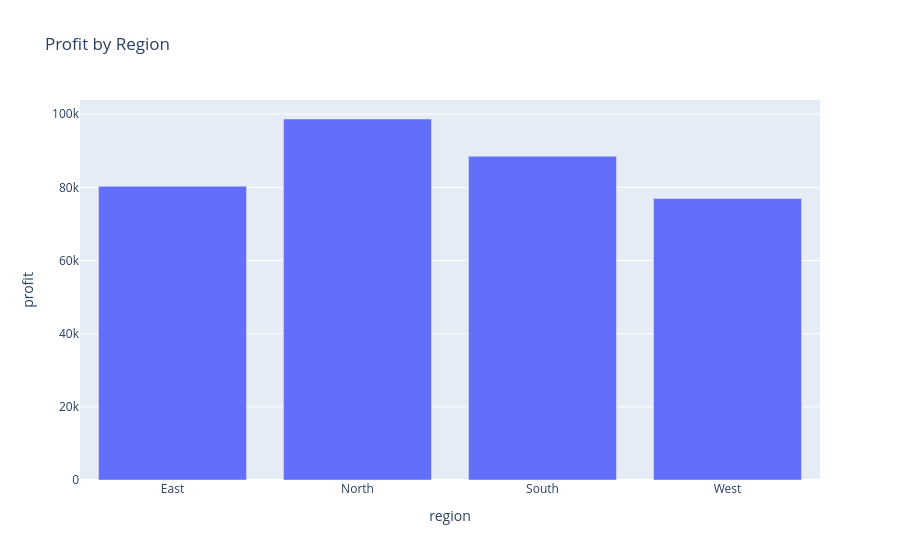

The code cell stored with this chart in its notebook:
### Markdown cell above
## Region-wise Profit

### Code cell
region_profit = df.groupby("region")["profit"].sum().reset_index()

px.bar(region_profit, x="region", y="profit",
       title="Profit by Region")

### Figure 1 — Plotly figure (JSON) as saved in the notebook; plotly's stock layout.template omitted (floating-point values rounded to 4 significant figures)
{"data": [{"hovertemplate": "region=%{x}<br>profit=%{y}<extra></extra>", "legendgroup": "", "marker": {"color": "#636efa", "pattern": {"shape": ""}}, "name": "", "orientation": "v", "showlegend": false, "textposition": "auto", "type": "bar", "x": ["East", "North", "South", "West"], "xaxis": "x", "y": [80290.0, 98680.0, 88490.0, 76940.0], "yaxis": "y"}], "layout": {"barmode": "relative", "legend": {"tracegroupgap": 0}, "title": {"text": "Profit by Region"}, "xaxis": {"anchor": "y", "domain": [0, 1], "title": {"text": "region"}}, "yaxis": {"anchor": "x", "domain": [0, 1], "title": {"text": "profit"}}}}
